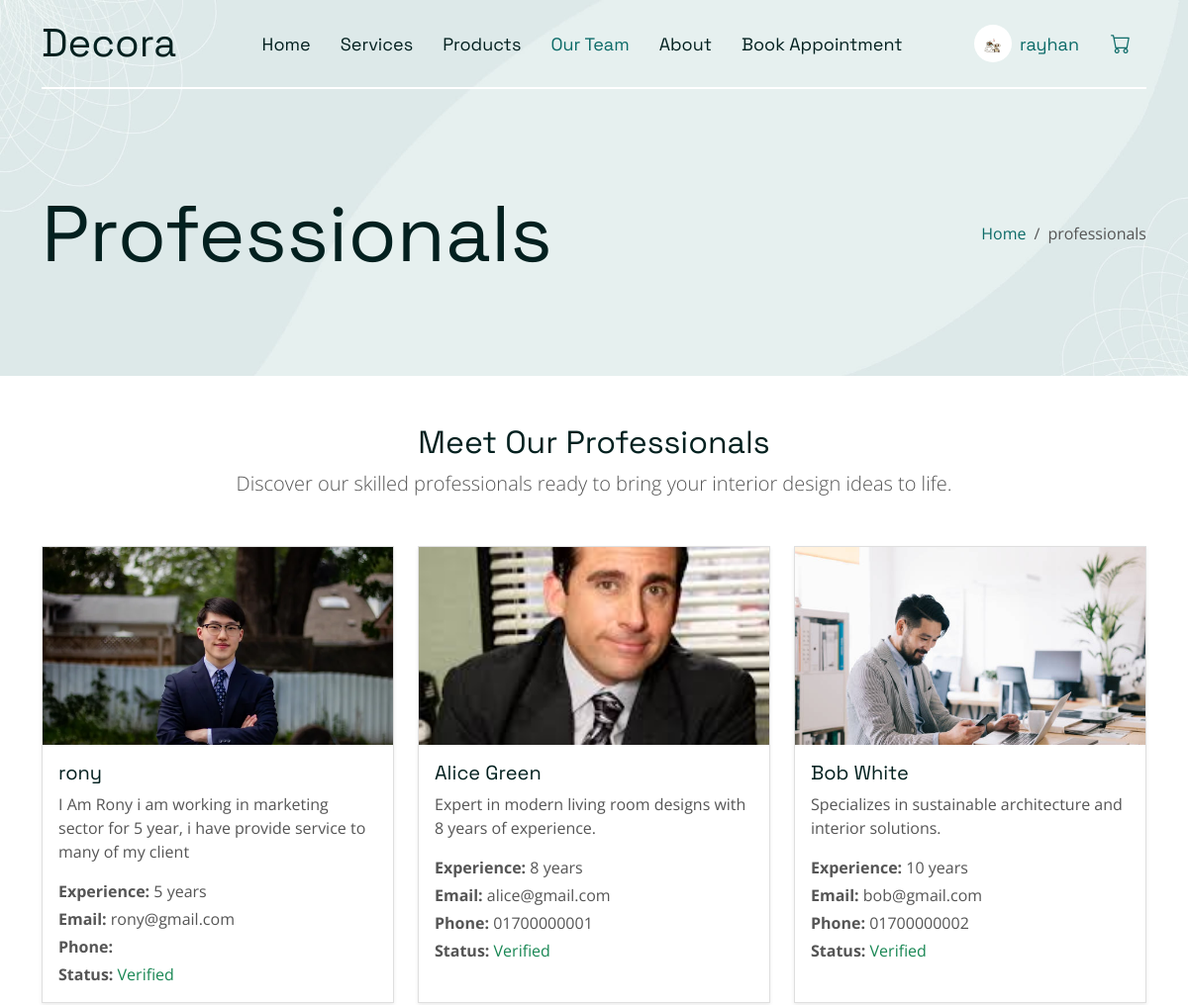
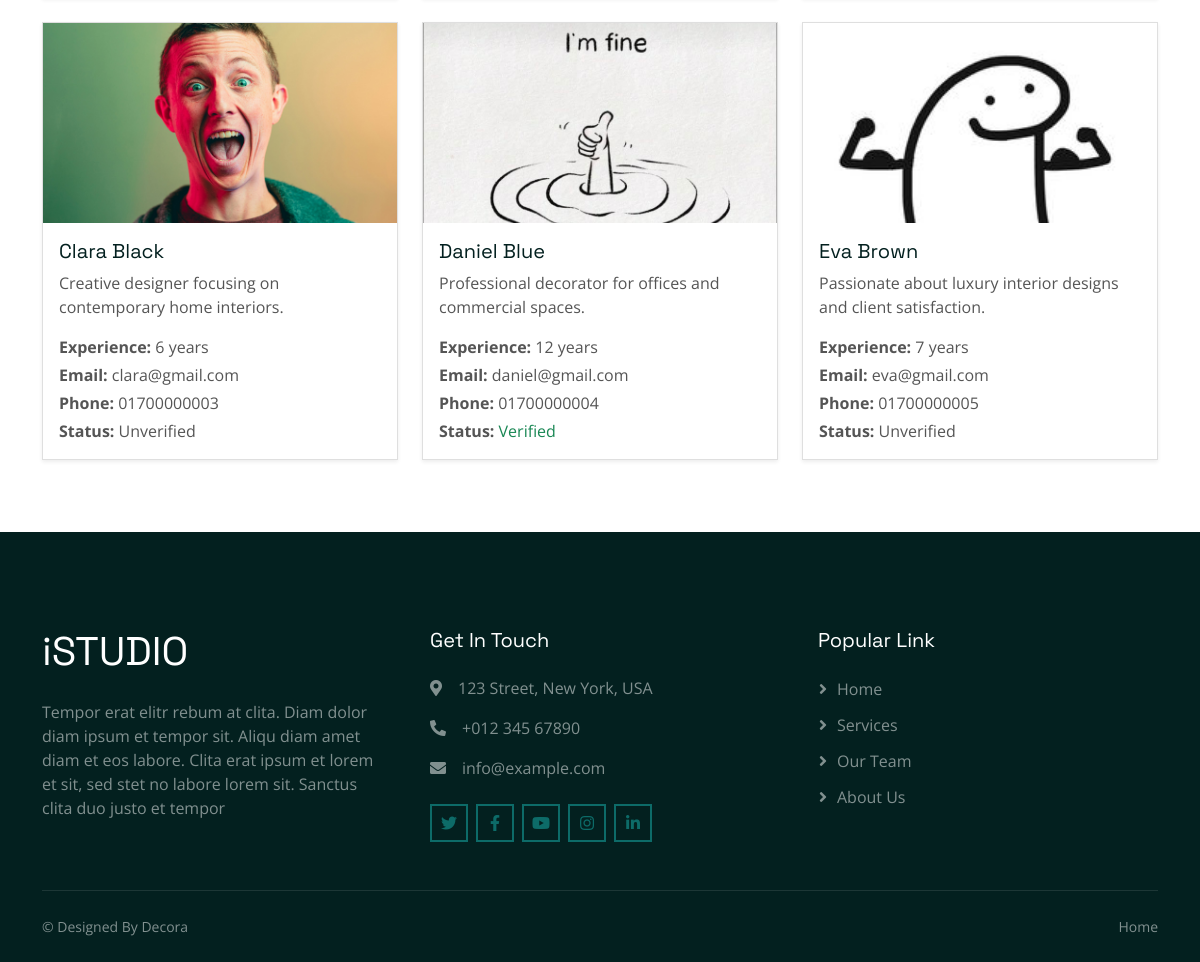
The app's page /professionals.php (signed in) with its own data (2 pictures, top to bottom).
### tables this page shows
CREATE TABLE `professionals` (
  `id` int(11) NOT NULL,
  `user_id` int(11) DEFAULT NULL,
  `name` varchar(255) DEFAULT NULL,
  `bio` text DEFAULT NULL,
  `experience_years` int(11) DEFAULT NULL,
  `is_verified` tinyint(1) DEFAULT 0,
  `created_at` datetime DEFAULT current_timestamp(),
  `updated_at` datetime DEFAULT current_timestamp() ON UPDATE current_timestamp()
);

CREATE TABLE `user` (
  `id` int(11) NOT NULL,
  `name` varchar(100) NOT NULL,
  `first_name` varchar(100) DEFAULT NULL,
  `last_name` varchar(100) DEFAULT NULL,
  `email` varchar(150) NOT NULL,
  `phone` varchar(20) DEFAULT NULL,
  `address` varchar(255) DEFAULT NULL,
  `company_or_individual` enum('individual','company') DEFAULT 'individual',
  `profession` varchar(100) DEFAULT NULL,
  `birthday` date DEFAULT NULL,
  `password` varchar(255) NOT NULL,
  `profile_pic` varchar(255) DEFAULT NULL,
  `role` enum('Admin','Client','Professionals') DEFAULT 'Client',
  `created_at` datetime DEFAULT current_timestamp(),
  `updated_at` datetime DEFAULT current_timestamp(),
  `last_login` datetime DEFAULT NULL
);

### professionals.php (the view, shortened to what this page needs)
<?php
include_once('db.php');
$sql = "
    SELECT p.id as professional_id, p.name as prof_name, p.bio, p.experience_years, p.is_verified, u.email, u.phone, u.profile_pic
    FROM professionals p
    INNER JOIN user u ON p.user_id = u.id
    ORDER BY p.id ASC
";
$result = $mydb->query($sql);
?>
<!DOCTYPE html>
<html lang="en">
<head>
    <link href="https://cdnjs.cloudflare.com/ajax/libs/font-awesome/5.10.0/css/all.min.css" rel="stylesheet">
    <link href="https://cdn.jsdelivr.net/npm/bootstrap-icons@1.4.1/font/bootstrap-icons.css" rel="stylesheet">
    <link href="css/bootstrap.min.css" rel="stylesheet">
    <link href="css/style.css" rel="stylesheet">
</head>
<body>
<?php include("inc/nav.php"); ?>
    <div class="container-fluid pb-5 bg-primary hero-header">
        <div class="container py-5">
            <div class="row g-3 align-items-center">
                <div class="col-lg-6 text-center text-lg-start">
                    <h1 class="display-1 mb-0 animated slideInLeft">Professionals</h1>
                </div>
                <div class="col-lg-6 animated slideInRight">
                    <nav aria-label="breadcrumb">
                        <ol class="breadcrumb justify-content-center justify-content-lg-end mb-0">
                            <li class="breadcrumb-item"><a class="text-primary" href="#!">Home</a></li>
                            <li class="breadcrumb-item text-secondary active" aria-current="page">professionals</li>
                        </ol>
                    </nav>
                </div>
            </div>
        </div>
    </div>
<div class="container py-5">
    <h2 class="mb-2 text-center">Meet Our Professionals</h2>
    <p class="lead mb-5 text-center">Discover our skilled professionals ready to bring your interior design ideas to life.</p>
    <div class="row">
        <?php if ($result && $result->num_rows > 0): ?>
            <?php while($prof = $result->fetch_object()): ?>
                <div class="col-md-4 mb-4">
                    <div class="card h-100 shadow-sm">
                        <img src="<?= $prof->profile_pic ?? 'img/default-profile.png' ?>" class="card-img-top" alt="<?= htmlspecialchars($prof->prof_name) ?>" style="height:200px; object-fit:cover;">
                        <div class="card-body">
                            <h5 class="card-title"><?= htmlspecialchars($prof->prof_name) ?></h5>
                            <p class="card-text"><?= htmlspecialchars($prof->bio) ?></p>
                            <p class="mb-1"><strong>Experience:</strong> <?= $prof->experience_years ?> years</p>
                            <p class="mb-1"><strong>Email:</strong> <?= htmlspecialchars($prof->email) ?></p>
                            <p class="mb-1"><strong>Phone:</strong> <?= htmlspecialchars($prof->phone) ?></p>
                            <p class="mb-0">
                                <strong>Status:</strong>
                                <?= $prof->is_verified ? '<span class="text-success">Verified</span>' : '<span class="text-secondary">Unverified</span>' ?>
                            </p>
                        </div>
                    </div>
                </div>
            <?php endwhile; ?>
        <?php else: ?>
            <div class="col-12">
                <div class="alert alert-info text-center">No professionals found.</div>
            </div>
        <?php endif; ?>
    </div>
</div>
<?php include("inc/footer.php"); ?>
</body>
</html>

### css/style.css (style rules this page uses)
.hero-header { margin-top: -100px; padding-top: 150px; background: url(../img/hero-bg.jpg) top center no-repeat; background-size: cover; }
.hero-header .breadcrumb-item+.breadcrumb-item::before { color: var(--light); }

### records on screen
professionals: user.profile_pic (picture), name "rony", bio "I Am Rony i am working in marketing sector for 5 year, i have provide service to many of my client", experience_years "5", user.email "rony@gmail.com", is_verified "Verified"
professionals: user.profile_pic (picture), name "Alice Green", bio "Expert in modern living room designs with 8 years of experience.", experience_years "8", user.email "alice@gmail.com", user.phone "01700000001", is_verified "Verified"
professionals: user.profile_pic (picture), name "Bob White", bio "Specializes in sustainable architecture and interior solutions.", experience_years "10", user.email "bob@gmail.com", user.phone "01700000002", is_verified "Verified"
professionals: user.profile_pic (picture), name "Clara Black", bio "Creative designer focusing on contemporary home interiors.", experience_years "6", user.email "clara@gmail.com", user.phone "01700000003", is_verified "Unverified"
professionals: user.profile_pic (picture), name "Daniel Blue", bio "Professional decorator for offices and commercial spaces.", experience_years "12", user.email "daniel@gmail.com", user.phone "01700000004", is_verified "Verified"
professionals: user.profile_pic (picture), name "Eva Brown", bio "Passionate about luxury interior designs and client satisfaction.", experience_years "7", user.email "eva@gmail.com", user.phone "01700000005", is_verified "Unverified"

### other values on screen
$_SESSION["name"] "rayhan"
